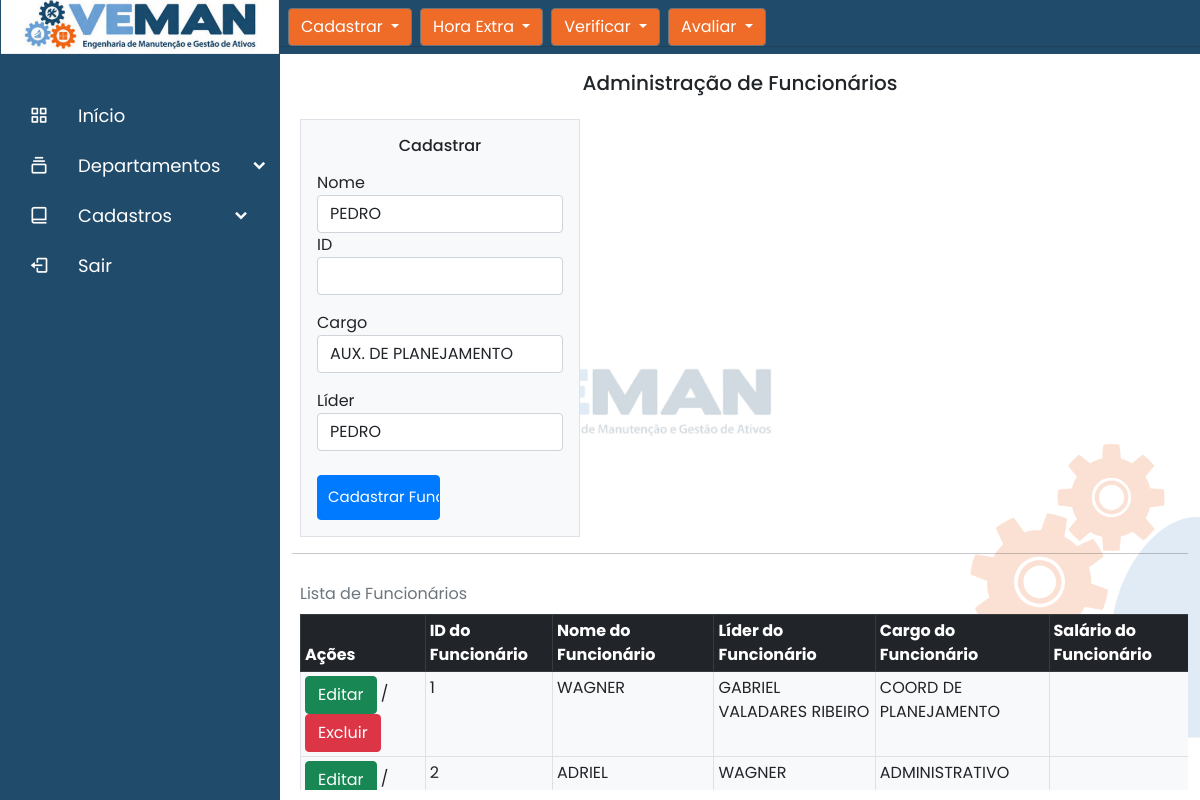
The app's page /funcionarios with its own data.
### vemango/models.py (models this page shows)
class Funcionario(database.Model):
    id = database.Column(database.Integer, primary_key=True)
    nome_funcionario = database.Column(database.String, nullable=False, unique=True)
    lider = database.Column(database.String, nullable=False, default='Não Possui')
    cargo = database.Column(database.String, nullable=False)
    id_funcionario = database.Column(database.String, nullable=False, unique=True)
    departamento = database.Column(database.String, nullable=False)
    data_criacao = database.Column(database.DateTime, nullable=False, default=datetime.utcnow)

### vemango/routes.py (the view, shortened to what this page needs)
@app.route('/funcionarios', methods=['GET', 'POST'])
def cadastrarfuncionario():
    cadastro_funcionario = CriarFuncionario()
    lista_funcionarios = Funcionario.query.all()
    cadastro_funcionario.nome_funcionario.choices = [(pessoa.nome_pessoa) for pessoa in Pessoa.query.all()]
    cadastro_funcionario.lider.choices = [(pessoa.nome_pessoa) for pessoa in Pessoa.query.all()]
    cadastro_funcionario.cargo.choices = [(cargo.nome_cargo) for cargo in Cargo.query.all()]
    lista_cargos = Cargo.query.all()
    return render_template('funcionarios.html', cadastro_funcionario=cadastro_funcionario,
                           lista_funcionarios=lista_funcionarios, lista_cargos=lista_cargos)

### vemango/forms.py (shortened to what this page needs)
class CriarFuncionario(FlaskForm):
    nome_funcionario = SelectField('Nome',choices=[],validators=[DataRequired()])
    lider = SelectField('Líder',choices=[])
    cargo = SelectField('Cargo',choices=[],validators=[DataRequired()])
    id_funcionario = StringField('ID', validators=[DataRequired()])
    botao_submit_funcionario = SubmitField('Cadastrar Funcionário')

### vemango/templates/funcionarios.html (shortened to what this page needs)
{% extends 'recursoshumanos.html' %}
{% block funcionario %}
<hr>
<div class="container-fluid">
    <div class="row" >
        <div class="col">
            <div class="g-2 p-1 mt-1  text-center">
                <h5>Administração de Funcionários </h5>
            </div>
        </div>
    </div>
    <div class=" ps-2 container-expand-lg mb-1" >
        <div class="row">
            <div class="col-4">
                <form method="POST" action="" class="border p-3 mt-1  border bg-light">
                    <legend class="text-center"><h6>Cadastrar </h6></legend>
                    <fieldset>
                        <div class="form-group">
                            {{ cadastro_funcionario.nome_funcionario.label(class="form-control-label") }}
                            {% if cadastro_funcionario.nome_funcionario.errors %}
                                {{ cadastro_funcionario.nome_funcionario(class="form-control is-invalid") }}
                            <div class="invalid-feedback">
                                    {% for erro in cadastro_funcionario.nome_funcionario.errors %}
                                        {{ erro }}
                                    {% endfor %}
                            </div>
                                {% else %}
                                    {{ cadastro_funcionario.nome_funcionario(class="form-control") }}
                                {% endif %}
                        </div>
                        <div class="form-group  mb-3">
                            {{ cadastro_funcionario.id_funcionario.label(class="form-control-label") }}
                            {% if cadastro_funcionario.id_funcionario.errors %}
                                {{ cadastro_funcionario.id_funcionario(class="form-control is-invalid") }}
                            <div class="invalid-feedback">
                                    {% for erro in cadastro_funcionario.id_funcionario.errors %}
                                        {{ erro }}
                                    {% endfor %}
                            </div>
                                {% else %}
                                    {{ cadastro_funcionario.id_funcionario(class="form-control") }}
                                {% endif %}
                        </div>
                        <div class="form-group  mb-3">
                            {{ cadastro_funcionario.cargo.label(class="form-control-label") }}
                            {% if cadastro_funcionario.cargo.errors %}
                                {{ cadastro_funcionario.cargo(class="form-control is-invalid") }}
                            <div class="invalid-feedback">
                                    {% for erro in cadastro_funcionario.cargo.errors %}
                                        {{ erro }}
                                    {% endfor %}
                            </div>
                                {% else %}
                                    {{ cadastro_funcionario.cargo(class="form-control") }}
                                {% endif %}
                        </div>
                        <div class="form-group  mb-3">
                            {{ cadastro_funcionario.lider.label(class="form-control-label") }}
                                {{ cadastro_funcionario.lider(class="form-control") }}
                        </div>
                    </fieldset>
                        {{ cadastro_funcionario.botao_submit_funcionario(class="btn btn-primary mt-2") }}
                </form>
            </div>
        </div>
    </div>
    <hr>
    <div class="menu container-expand-lg " >
        <table class="table table-sm caption-top  table-hover table-bordered ms-2  mb-2 border p-3 mt-1  border bg-light" >
            <caption>Lista de Funcionários</caption>
            <div class="row">
                <div class="col">
                  <thead class="table-dark">
                    <tr class="header">
                      <th scope="col">Ações</th>
                      <th scope="col">ID do Funcionário</th>
                      <th scope="col">Nome do Funcionário</th>
                      <th scope="col">Líder do Funcionário</th>
                      <th scope="col">Cargo do Funcionário</th>
                      <th scope="col">Salário do Funcionário</th>
                    </tr>
                  </thead>
                  <tbody>
                  {% for funcionario in lista_funcionarios %}
                    <tr>
                        <td><a class="btn btn-success" href="{{ url_for('editarfuncionario', funcionario_id=funcionario.id) }}" target="_blank"onclick="window.open(this.href, this.target, 'width=754,height=479'); return false;" >Editar</a> / <a class="btn btn-danger" href=""  data-bs-toggle="modal" data-bs-target=""> Excluir</a></td>
                        <td>{{funcionario.id_funcionario}}</td>
                        <td>{{funcionario.nome_funcionario}}</td>
                        <td>{{funcionario.lider}}</td>
                        <td>{{funcionario.cargo}}</td>
                        </div>
                    </tr>
                  {% endfor %}
{% endblock %}

### vemango/static/main.css (style rules this page uses)
.menu { height: 220px; overflow-y: scroll; }
body { background: url("./foto_veman/backgroundd.png") no-repeat fixed center; background-size: 100%; padding-left: 280px; padding-top: 30px; }
.btn-primary { background-color: #007bff; border-color: #007bff; padding: 10px; font-size: 15px; align-items: center; text-align: center; width: 50%; }

### vemango/static/navbar.css (style rules this page uses)
* { margin: 0; padding: 0; box-sizing: border-box; font-family: 'Poppins', sans-serif; }

### records on screen
Funcionario: id_funcionario "1", nome_funcionario "WAGNER", lider "GABRIEL VALADARES RIBEIRO", cargo "COORD DE PLANEJAMENTO"
Funcionario: id_funcionario "2", nome_funcionario "ADRIEL", lider "WAGNER", cargo "ADMINISTRATIVO"

### other values on screen
{{ cadastro_funcionario.id_funcionario.label(class="form-control-label") }} "ID"
{{ cadastro_funcionario.cargo.label(class="form-control-label") }} "Cargo"
{{ cadastro_funcionario.lider.label(class="form-control-label") }} "Líder"
